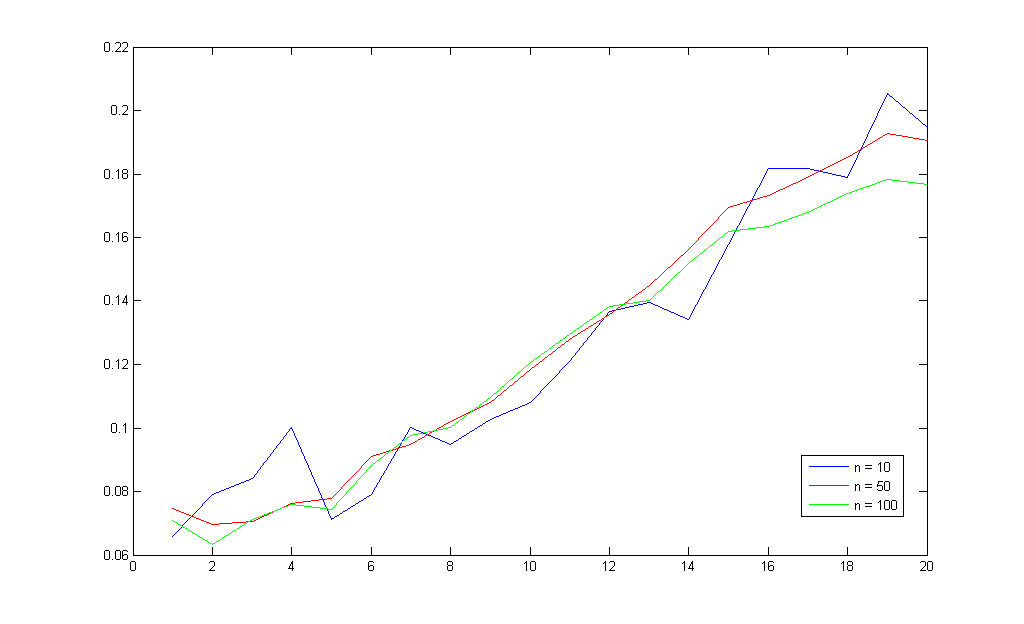
%> input picture my project/My master work/Perceptual Hashing Testing Platform/tpWork/test-wyn/Fridrich_test_1_aboutN/test 1.bmp, 1024 x 624 px
$ octave --eval "result = mbe_Fridrich_bitsextraction_HVSWeighted('../tpWork/test-wyn/Fridrich_test_1_aboutN/test 1.bmp');"   (GNU Octave 9; MATLAB toolbox functions it lacks are replaced by stand-ins)
%> lines starting %> are read from the running program, lines starting %| are printed output that depends on the picture
%% Comments and References
%{
	ref:
		Robust bit extraction form images
		Fridrich
		1998

	修改自 mbe_Fridrich_bitsextraction
	主要的改进与目的有：
		1、使用对比度掩蔽阈值矩阵加权 —— 引入HVS
		2、增加分块个数，随机分块，且分块大小不定（但是都是8的倍数，且与每一个DCT块对齐） -- 增加分块个数，保证区分性的提高；随机分块，增加一种安全考虑，且同时使得特征被以多个角度重复记录。
		3、减少每一个分块所对应的N值 -- N值太多没有实际价值。
		4、使用汉明距进行整体的匹配。
	上述改进的一个简化版本就是去掉随机分块部分，将第2步改成：增加分块个数，大小固定。
	两种改进都值得尝试一下。

	第一种改进导致编程的复杂度提高，可以考虑如下解决：
		因为随机分块是一个独立的模块，所以可以考虑如下技术：
		1、将一个DCT视为一个整体，在简化之后的矩阵上进行随机分块，从而得到随机分块的索引
		2、先进行随机分块，然后根据索引，在循环内部处理随机部分，随机矩阵即时产生，即时使用，即时扔掉。为了做到这一点，还需要：
		3、在进行加权之前，计算DCT变换矩阵和对比度掩蔽阈值矩阵，他们可以通过相同的索引引导

	imputs： 不定大小的 灰度 图

	params：
		key		密钥
		M		分块个数
		N		hash长度 for each block

	hash形式：
		复杂定义的二进制向量： M块，每块N个bit
	匹配：
		普通的汉明距
	调用：
		param(1) = 1; param(2) = 16; param(3) = 50;
		h1 = mbe_Fridrich_bitsextraction_HVSWeighted('1.bmp',param)
%}
function [hashVector] = mbe_Fridrich_bitsextraction_HVSWeighted(imagefile,param)
%% test inputs
% [5 lines of commented-out code are left out]
%% get inputs
if nargin == 1
	key = 1010;
	M = 256;
	N = 25;
	method = 1;	% 用来测试与Fridrich的不同
else
	key = param(1);
	M = param(2);
	N = param(3);
	method = param(4);
end
sizeOfImage = 256;
I = imread(imagefile);
%> I: size 624x1024 uint8; min 0, max 255, mean 253.3
sizeI = size(I,1);
%> sizeI = 624
if sizeI ~= sizeOfImage
	I = double(imresize(I,[sizeOfImage,sizeOfImage])); % resize以满足DCT变换，并且简化图像大小不同带来的处理过程
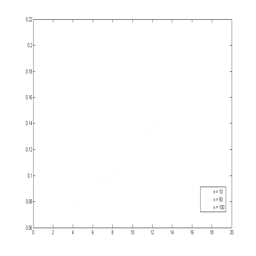
%> I: size 256x256 double; min 127, max 255, mean 253.2
end

%% 分块为M个
% M = sqrt(M);
%% DCT变换矩阵, 使用对比度掩蔽阈值矩阵加权
I = blkproc(I,[8 8],@dct2);
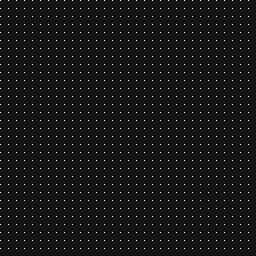
%> I: size 256x256 double; min -183.3, max 2040, mean 31.7; drawn with min black and max white
%> (the run ends here)

$ run again, on my project/My master work/Perceptual Hashing Testing Platform/tpWork/test-wyn/Fridrich_test_1_aboutN/testN-Gaussian(v).bmp
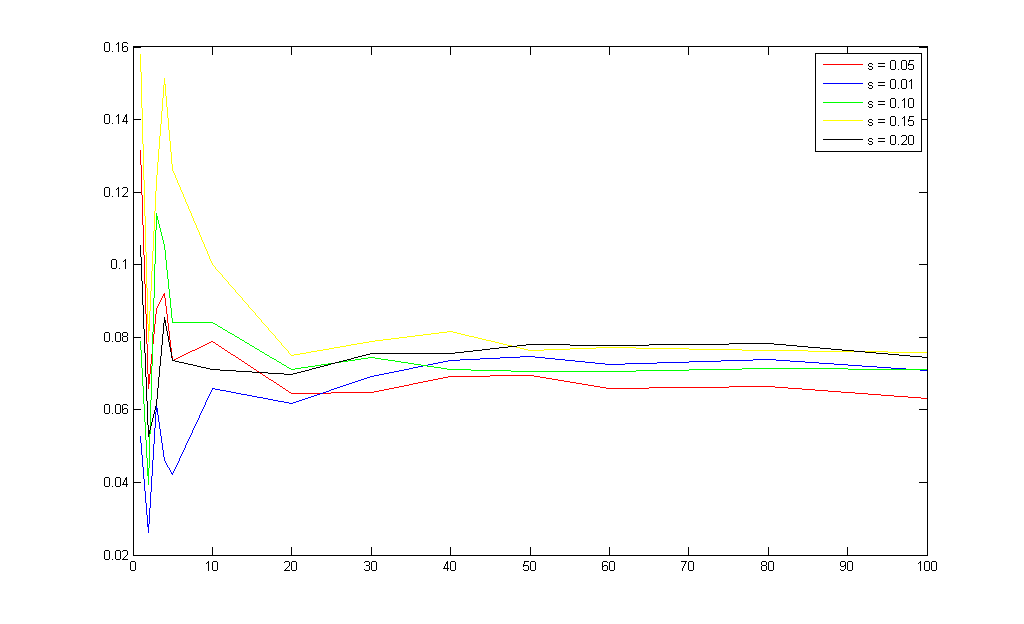
%> input picture my project/My master work/Perceptual Hashing Testing Platform/tpWork/test-wyn/Fridrich_test_1_aboutN/testN-Gaussian(v).bmp, 1024 x 624 px
%> in mbe_Fridrich_bitsextraction_HVSWeighted, `I = imread(imagefile);`:
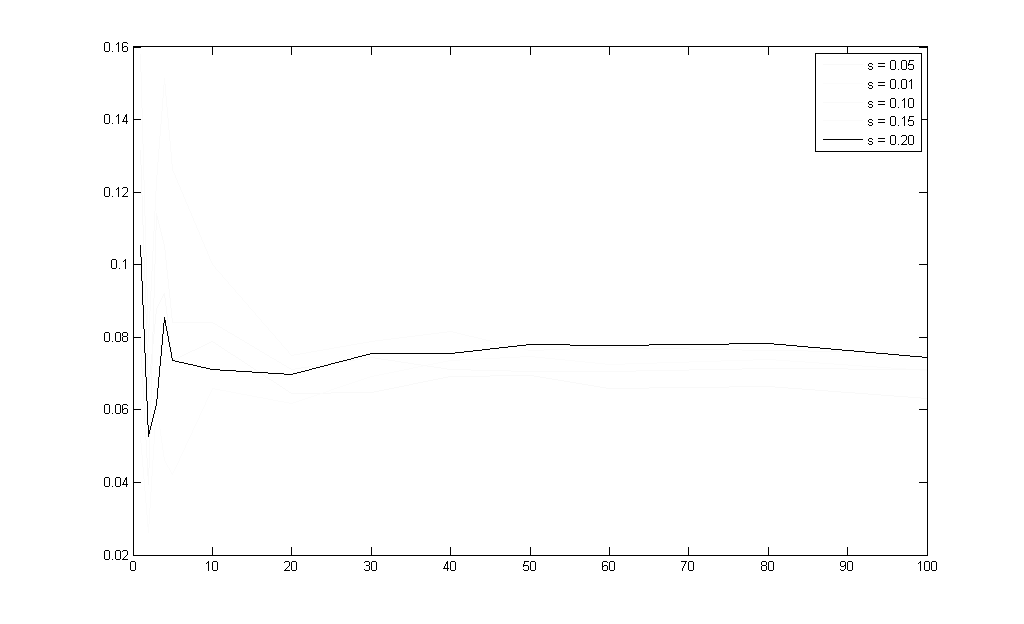
%> I: size 624x1024 uint8; min 0, max 255, mean 252.6
%> in mbe_Fridrich_bitsextraction_HVSWeighted, `I = double(imresize(I,[sizeOfImage,sizeOfImage]));`:
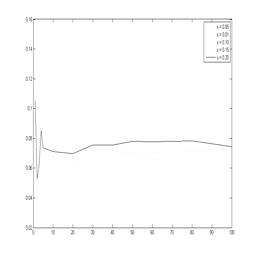
%> I: size 256x256 double; min 74, max 255, mean 252.5
